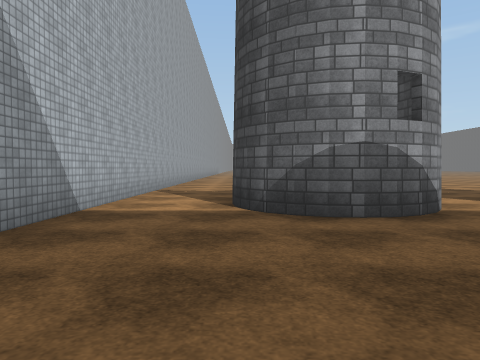
View 1 (above)

17 first-person views from a walk through a 3-D level made in the Unity game engine. The camera is 1.2 m above the floor, tilts 2° down and sees 70° across. The floor is counted in squares, 2 m on a side. Each view is taken from the middle of a square. On the plan, view 1 faces up. The plan holds only what a view shows up to about 10 squares ahead; the rest is blank. The place goes on beyond the plan. Surface patterns are stand-ins for the level's own textures.

View 2
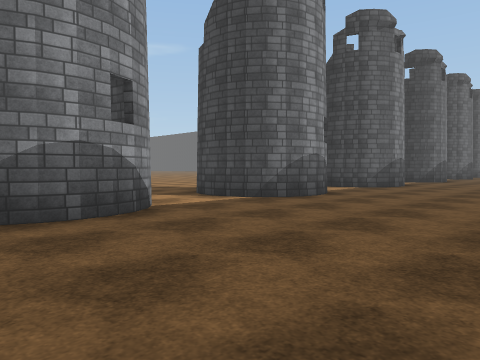

View 3
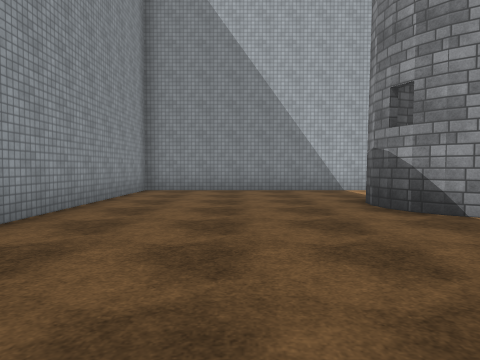

View 4
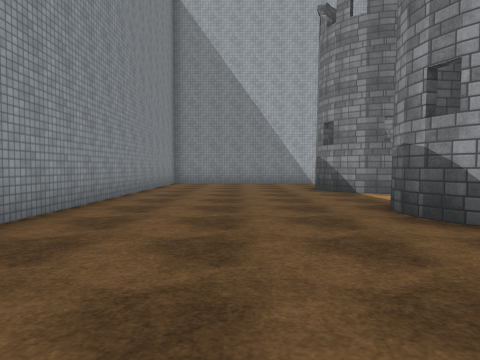

View 5
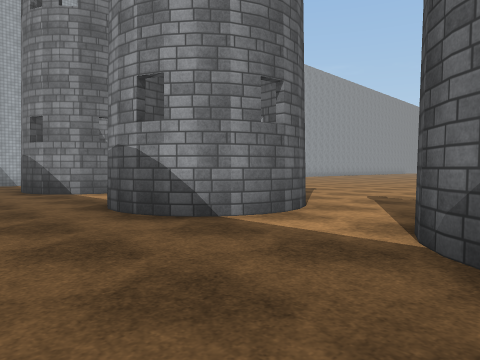

View 6
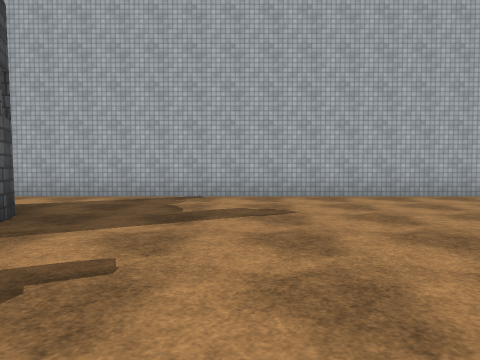

View 7
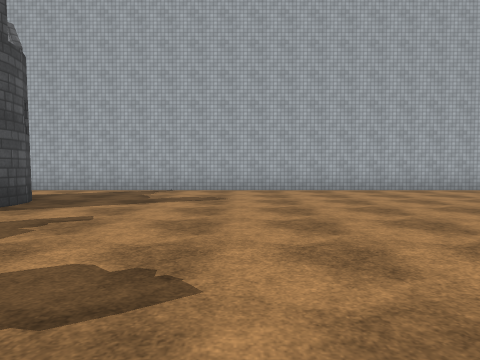

View 8
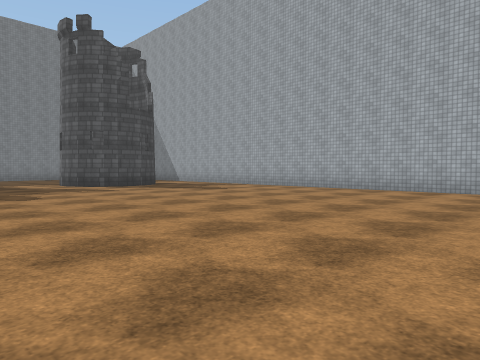

View 9
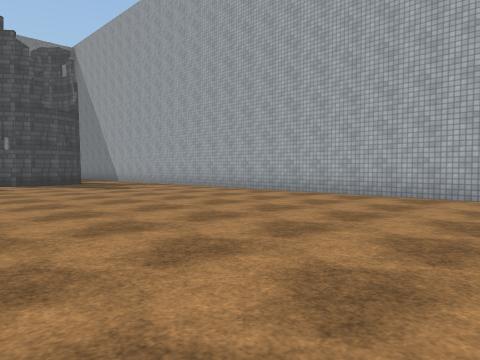

View 10
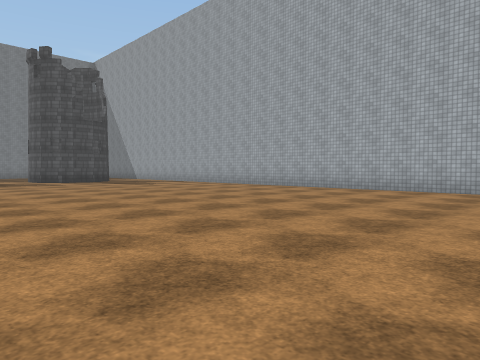

View 11
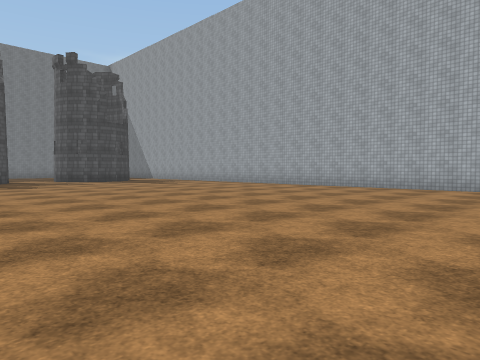

View 12
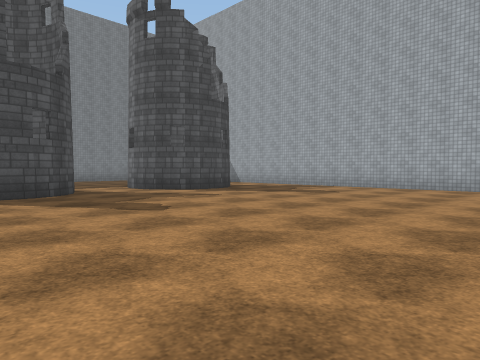

View 13
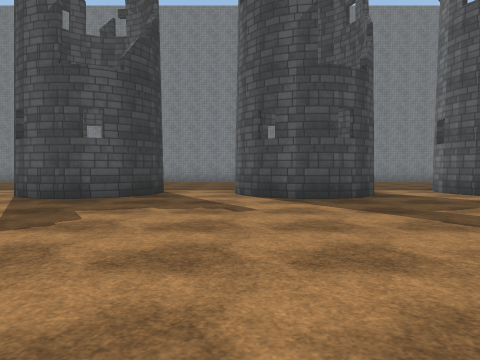

View 14
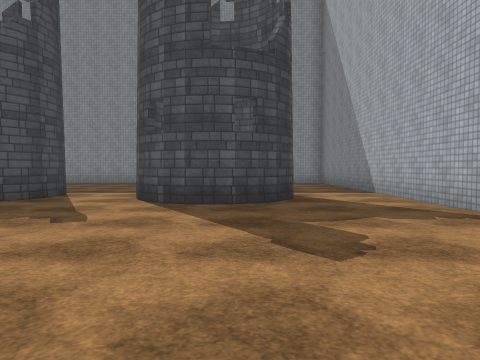

View 15
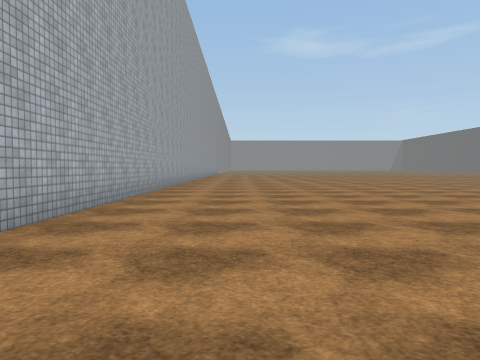

View 16
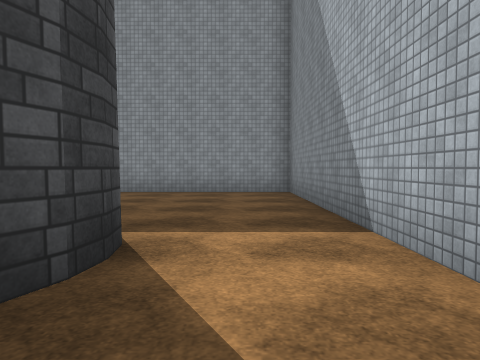

View 17
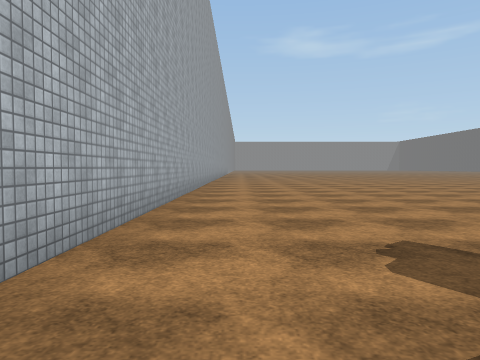

### Floor plan
Key: @ floor where view 1 was taken; # wall or solid block; . floor; T tower.
Columns run from 3 left of view 1 to 13 right of it. Each row starts with its distance up from view 1.
 22 #...........
 21 #...........
 20 #...........
 19 #...........
 18 #..........
 17 #..........
 16 #..........
 15 #...........
 14 #...........
 13 #............
 12 #.............
 11 #.............
 10 #..............
  9 #...............
  8 #...............
  7 #...T#...T#...T#.
  6 #..#  #.#  #.#  #
  5 #..####.####.##
  4 #..............
  3 #..............
  2 #..............
  1 #.............
  0 #..@.........
 -1 ###########

Positions as (right, up) in squares from view 1, and headings:
1: (0, 0), facing up
2: (0, 0), facing up-right
3: (7, 2), facing left
4: (11, 2), facing left
5: (11, 2), facing up-left
6: (5, 10), facing left
7: (7, 11), facing left
8: (7, 18), facing down-left
9: (5, 20), facing down-left
10: (7, 22), facing down-left
11: (8, 22), facing down-left
12: (8, 15), facing down-left
13: (8, 14), facing down
14: (1, 13), facing down
15: (0, 12), facing up
16: (-1, 8), facing down
17: (-1, 8), facing up
